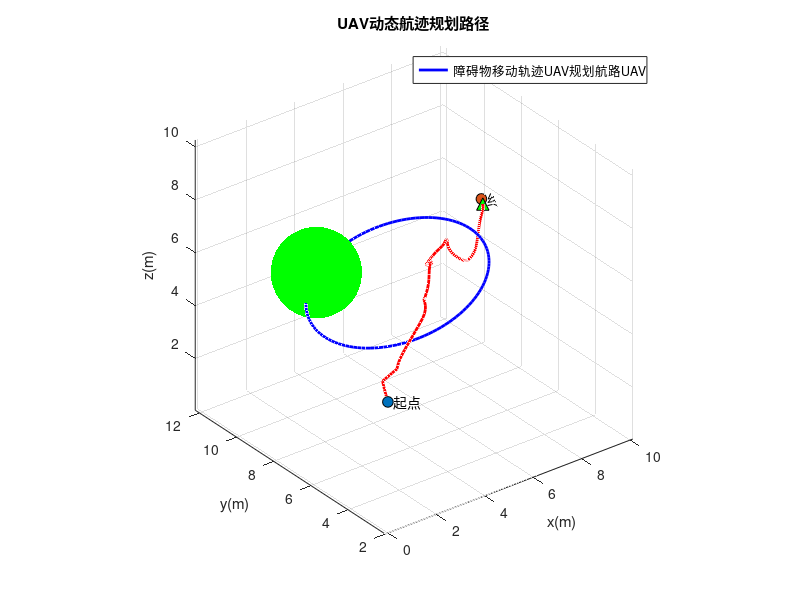

MATLAB code to generate this figure: (Note: this script raises an error after producing the figure.)
clc;clear;close all;
pathMatrix = csvread("./pathMatrix.csv");
obsMatrix = csvread("./obs_trace.csv");
start = csvread("./start.csv");
goal = csvread("./goal.csv");
obsR = csvread("./obs_r.csv");           % 动态障碍物的半径
scatter3(start(1),start(2),start(3),60,"cyan",'filled','o','MarkerEdgeColor','k');hold on
scatter3(goal(1),goal(2),goal(3),60,"magenta",'filled',"o",'MarkerEdgeColor','k')
text(start(1),start(2),start(3),'  起点');
text(goal(1),goal(2),goal(3),'  终点');
xlabel('x(m)'); ylabel('y(m)'); zlabel('z(m)');
title('UAV动态航迹规划路径'); 
axis equal;
[n,~] = size(pathMatrix);
for i = 1:n-1
    obsCenter = [obsMatrix(i,1),obsMatrix(i,2),obsMatrix(i,3)];
    try delete(B1), catch, end
    try delete(B2), catch, end
    B1 = drawSphere(obsCenter, obsR);
    B2 = scatter3(pathMatrix(i,1),pathMatrix(i,2),pathMatrix(i,3),80,'filled',"^",'MarkerFaceColor','g'...
                  ,'MarkerEdgeColor','k');
    if i >1
        b1 = plot3([obsMatrix(i-1,1),obsMatrix(i,1)],[obsMatrix(i-1,2),obsMatrix(i,2)]...
              ,[obsMatrix(i-1,3),obsMatrix(i,3)],'LineWidth',2,'color','b');
    end
    drawnow;
    b2 = plot3([pathMatrix(i,1),pathMatrix(i+1,1)],[pathMatrix(i,2),pathMatrix(i+1,2)],[pathMatrix(i,3),pathMatrix(i+1,3)],'LineWidth',2,'Color','r');
    if i == 2
        legend([b1,b2,B2],["障碍物移动轨迹","UAV规划航路","UAV"],'AutoUpdate','off','Location','best')
    end
end
%% 计算GS,LS,L
pathLength = 0;
for i=1:length(pathMatrix(:,1))-1, pathLength = pathLength + distanceCost(pathMatrix(i,1:3),pathMatrix(i+1,1:3)); end
fprintf("航路长度为:%f\n GS:%f °\n LS:%f °",pathLength, calGs(pathMatrix)/pi*180, calLs(pathMatrix)/pi*180);
%% 函数
% 球绘制函数
function bar = drawSphere(pos, r)
[x,y,z] = sphere(60);
bar = surfc(r*x+pos(1), r*y+pos(2), r*z+pos(3));
hold on;
end
% 欧式距离求解函数
function h=distanceCost(a,b)
h = sqrt(sum((a-b).^2, 2));
end